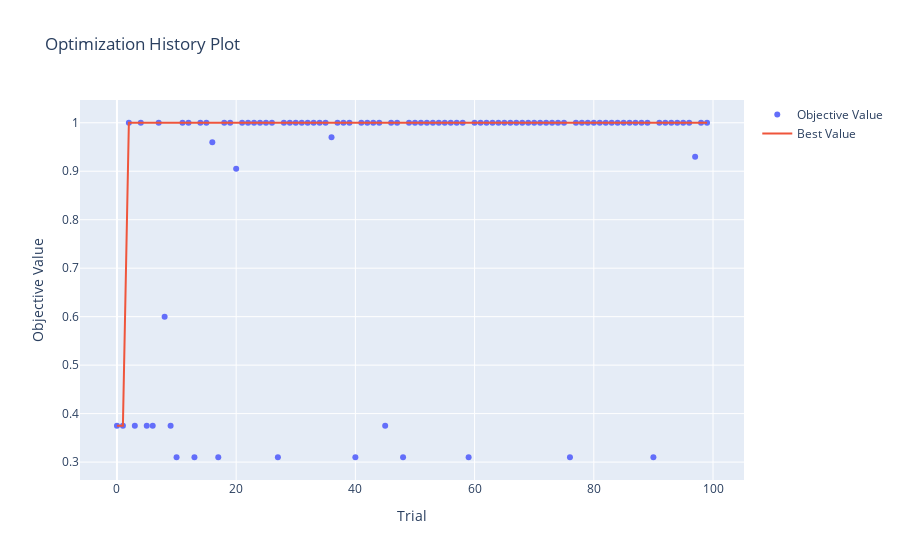

Notebook cell for this chart:
### Markdown cell above
Mejores Parametros

### Code cell
print(studySVM.best_params)
optuna.visualization.plot_optimization_history(studySVM)

### Figure 1 — Plotly figure (JSON) as saved in the notebook; plotly's stock layout.template omitted (floating-point values rounded to 4 significant figures)
{"data": [{"mode": "markers", "name": "Objective Value", "type": "scatter", "x": [0, 1, 2, 3, 4, 5, 6, 7, 8, 9, 10, 11, 12, 13, 14, 15, 16, 17, 18, 19, 20, 21, 22, 23, 24, 25, 26, 27, 28, 29, 30, 31, 32, 33, 34, 35, 36, 37, 38, 39, 40, 41, 42, 43, 44, 45, 46, 47, 48, 49, 50, 51, 52, 53, 54, 55, 56, 57, 58, 59, 60, 61, 62, 63, 64, 65, 66, 67, 68, 69, 70, 71, 72, 73, 74, 75, 76, 77, 78, 79, 80, 81, 82, 83, 84, 85, 86, 87, 88, 89, 90, 91, 92, 93, 94, 95, 96, 97, 98, 99], "y": [0.375, 0.375, 1, 0.375, 1, 0.375, 0.375, 1, 0.6, 0.375, 0.31, 1, 1, 0.31, 1, 1, 0.96, 0.31, 1, 1, 0.905, 1, 1, 1, 1, 1, 1, 0.31, 1, 1, 1, 1, 1, 1, 1, 1, 0.97, 1, 1, 1, 0.31, 1, 1, 1, 1, 0.375, 1, 1, 0.31, 1, 1, 1, 1, 1, 1, 1, 1, 1, 1, 0.31, 1, 1, 1, 1, 1, 1, 1, 1, 1, 1, 1, 1, 1, 1, 1, 1, 0.31, 1, 1, 1, 1, 1, 1, 1, 1, 1, 1, 1, 1, 1, 0.31, 1, 1, 1, 1, 1, 1, 0.93, 1, 1]}, {"mode": "lines", "name": "Best Value", "type": "scatter", "x": [0, 1, 2, 3, 4, 5, 6, 7, 8, 9, 10, 11, 12, 13, 14, 15, 16, 17, 18, 19, 20, 21, 22, 23, 24, 25, 26, 27, 28, 29, 30, 31, 32, 33, 34, 35, 36, 37, 38, 39, 40, 41, 42, 43, 44, 45, 46, 47, 48, 49, 50, 51, 52, 53, 54, 55, 56, 57, 58, 59, 60, 61, 62, 63, 64, 65, 66, 67, 68, 69, 70, 71, 72, 73, 74, 75, 76, 77, 78, 79, 80, 81, 82, 83, 84, 85, 86, 87, 88, 89, 90, 91, 92, 93, 94, 95, 96, 97, 98, 99], "y": [0.375, 0.375, 1, 1, 1, 1, 1, 1, 1, 1, 1, 1, 1, 1, 1, 1, 1, 1, 1, 1, 1, 1, 1, 1, 1, 1, 1, 1, 1, 1, 1, 1, 1, 1, 1, 1, 1, 1, 1, 1, 1, 1, 1, 1, 1, 1, 1, 1, 1, 1, 1, 1, 1, 1, 1, 1, 1, 1, 1, 1, 1, 1, 1, 1, 1, 1, 1, 1, 1, 1, 1, 1, 1, 1, 1, 1, 1, 1, 1, 1, 1, 1, 1, 1, 1, 1, 1, 1, 1, 1, 1, 1, 1, 1, 1, 1, 1, 1, 1, 1]}, {"marker": {"color": "#cccccc"}, "mode": "markers", "name": "Infeasible Trial", "showlegend": false, "type": "scatter", "x": [], "y": []}], "layout": {"title": {"text": "Optimization History Plot"}, "xaxis": {"title": {"text": "Trial"}}, "yaxis": {"title": {"text": "Objective Value"}}}}
